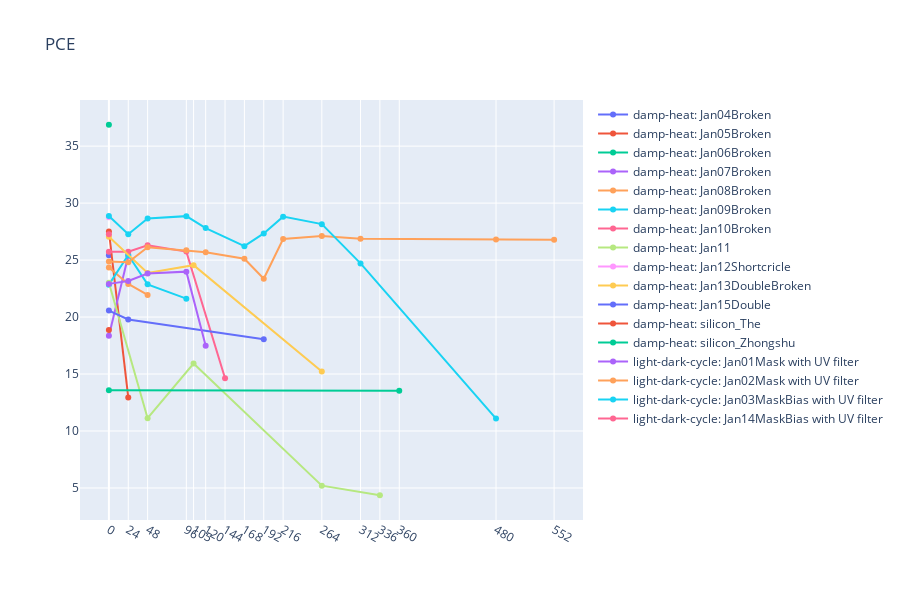

Notebook code cell kept with this figure:
### Markdown cell above
## Draw overall PCE chart

### Code cell
mf.draw_cell_PCE_overview(data)

### Figure 1 — Plotly figure (JSON) as saved in the notebook; plotly's stock layout.template omitted (floating-point values rounded to 4 significant figures)
{"data": [{"connectgaps": true, "line": {"shape": "linear"}, "mode": "lines+markers", "name": "damp-heat: Jan04Broken", "type": "scatter", "x": [0, 24, 48, 96, 105, 120, 144, 168, 192, 216, 264, 312, 336, 360, 480, 552], "y": [25.43, null, null, null, null, null, null, null, null, null, null, null, null, null, null, null]}, {"connectgaps": true, "line": {"shape": "linear"}, "mode": "lines+markers", "name": "damp-heat: Jan05Broken", "type": "scatter", "x": [0, 24, 48, 96, 105, 120, 144, 168, 192, 216, 264, 312, 336, 360, 480, 552], "y": [27.51, 12.95, null, null, null, null, null, null, null, null, null, null, null, null, null, null]}, {"connectgaps": true, "line": {"shape": "linear"}, "mode": "lines+markers", "name": "damp-heat: Jan06Broken", "type": "scatter", "x": [0, 24, 48, 96, 105, 120, 144, 168, 192, 216, 264, 312, 336, 360, 480, 552], "y": [36.88, null, null, null, null, null, null, null, null, null, null, null, null, null, null, null]}, {"connectgaps": true, "line": {"shape": "linear"}, "mode": "lines+markers", "name": "damp-heat: Jan07Broken", "type": "scatter", "x": [0, 24, 48, 96, 105, 120, 144, 168, 192, 216, 264, 312, 336, 360, 480, 552], "y": [18.36, 25.38, null, null, null, null, null, null, null, null, null, null, null, null, null, null]}, {"connectgaps": true, "line": {"shape": "linear"}, "mode": "lines+markers", "name": "damp-heat: Jan08Broken", "type": "scatter", "x": [0, 24, 48, 96, 105, 120, 144, 168, 192, 216, 264, 312, 336, 360, 480, 552], "y": [24.35, 22.9, 21.95, null, null, null, null, null, null, null, null, null, null, null, null, null]}, {"connectgaps": true, "line": {"shape": "linear"}, "mode": "lines+markers", "name": "damp-heat: Jan09Broken", "type": "scatter", "x": [0, 24, 48, 96, 105, 120, 144, 168, 192, 216, 264, 312, 336, 360, 480, 552], "y": [22.84, 25.44, 22.87, 21.62, null, null, null, null, null, null, null, null, null, null, null, null]}, {"connectgaps": true, "line": {"shape": "linear"}, "mode": "lines+markers", "name": "damp-heat: Jan10Broken", "type": "scatter", "x": [0, 24, 48, 96, 105, 120, 144, 168, 192, 216, 264, 312, 336, 360, 480, 552], "y": [25.74, 25.74, 26.3, 25.74, null, null, 14.63, null, null, null, null, null, null, null, null, null]}, {"connectgaps": true, "line": {"shape": "linear"}, "mode": "lines+markers", "name": "damp-heat: Jan11", "type": "scatter", "x": [0, 24, 48, 96, 105, 120, 144, 168, 192, 216, 264, 312, 336, 360, 480, 552], "y": [23.01, null, 11.13, null, 15.93, null, null, null, null, null, 5.208, null, 4.364, null, null, null]}, {"connectgaps": true, "line": {"shape": "linear"}, "mode": "lines+markers", "name": "damp-heat: Jan12Shortcricle", "type": "scatter", "x": [0, 24, 48, 96, 105, 120, 144, 168, 192, 216, 264, 312, 336, 360, 480, 552], "y": [28.75, null, null, null, null, null, null, null, null, null, null, null, null, null, null, null]}, {"connectgaps": true, "line": {"shape": "linear"}, "mode": "lines+markers", "name": "damp-heat: Jan13DoubleBroken", "type": "scatter", "x": [0, 24, 48, 96, 105, 120, 144, 168, 192, 216, 264, 312, 336, 360, 480, 552], "y": [27.04, null, 23.87, null, 24.55, null, null, null, null, null, 15.22, null, null, null, null, null]}, {"connectgaps": true, "line": {"shape": "linear"}, "mode": "lines+markers", "name": "damp-heat: Jan15Double", "type": "scatter", "x": [0, 24, 48, 96, 105, 120, 144, 168, 192, 216, 264, 312, 336, 360, 480, 552], "y": [20.57, 19.79, null, null, null, null, null, null, 18.04, null, null, null, null, null, null, null]}, {"connectgaps": true, "line": {"shape": "linear"}, "mode": "lines+markers", "name": "damp-heat: silicon_The", "type": "scatter", "x": [0, 24, 48, 96, 105, 120, 144, 168, 192, 216, 264, 312, 336, 360, 480, 552], "y": [18.87, null, null, null, null, null, null, null, null, null, null, null, null, null, null, null]}, {"connectgaps": true, "line": {"shape": "linear"}, "mode": "lines+markers", "name": "damp-heat: silicon_Zhongshu", "type": "scatter", "x": [0, 24, 48, 96, 105, 120, 144, 168, 192, 216, 264, 312, 336, 360, 480, 552], "y": [13.59, null, null, null, null, null, null, null, null, null, null, null, null, 13.53, null, null]}, {"connectgaps": true, "line": {"shape": "linear"}, "mode": "lines+markers", "name": "light-dark-cycle: Jan01Mask with UV filter", "type": "scatter", "x": [0, 24, 48, 96, 105, 120, 144, 168, 192, 216, 264, 312, 336, 360, 480, 552], "y": [22.91, 23.17, 23.82, 23.99, null, 17.48, null, null, null, null, null, null, null, null, null, null]}, {"connectgaps": true, "line": {"shape": "linear"}, "mode": "lines+markers", "name": "light-dark-cycle: Jan02Mask with UV filter", "type": "scatter", "x": [0, 24, 48, 96, 105, 120, 144, 168, 192, 216, 264, 312, 336, 360, 480, 552], "y": [24.87, 24.82, 26.13, 25.87, null, 25.69, null, 25.12, 23.36, 26.85, 27.11, 26.88, null, null, 26.8, 26.78]}, {"connectgaps": true, "line": {"shape": "linear"}, "mode": "lines+markers", "name": "light-dark-cycle: Jan03MaskBias with UV filter", "type": "scatter", "x": [0, 24, 48, 96, 105, 120, 144, 168, 192, 216, 264, 312, 336, 360, 480, 552], "y": [28.86, 27.27, 28.65, 28.86, null, 27.81, null, 26.22, 27.34, 28.81, 28.15, 24.71, null, null, 11.09, null]}, {"connectgaps": true, "line": {"shape": "linear"}, "mode": "lines+markers", "name": "light-dark-cycle: Jan14MaskBias with UV filter", "type": "scatter", "x": [0, 24, 48, 96, 105, 120, 144, 168, 192, 216, 264, 312, 336, 360, 480, 552], "y": [27.27, null, null, null, null, null, null, null, null, null, null, null, null, null, null, null]}], "layout": {"height": 600, "title": {"text": "PCE"}, "xaxis": {"tickmode": "array", "tickvals": [0, 24, 48, 96, 105, 120, 144, 168, 192, 216, 264, 312, 336, 360, 480, 552]}}}
